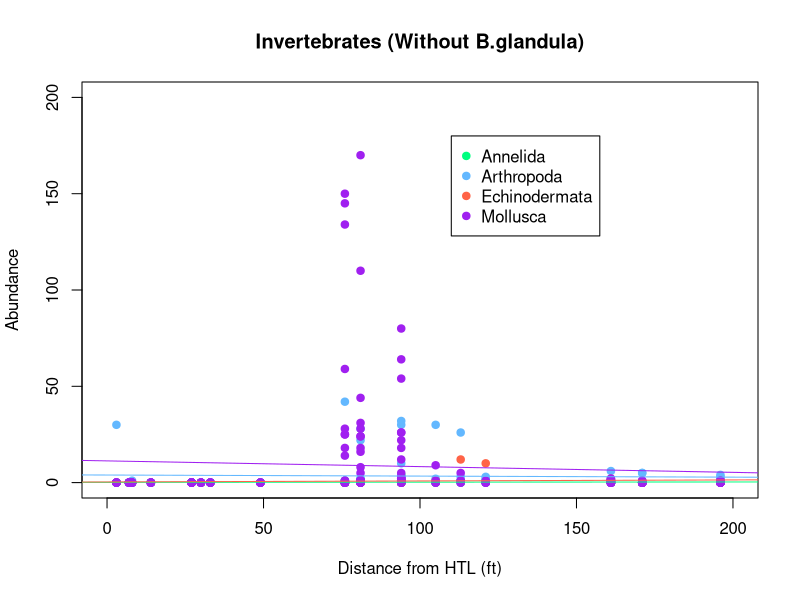
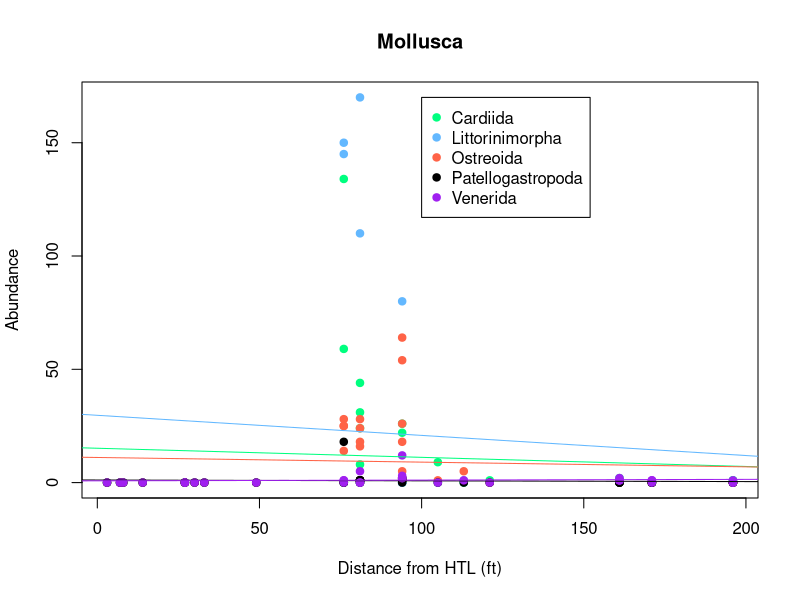
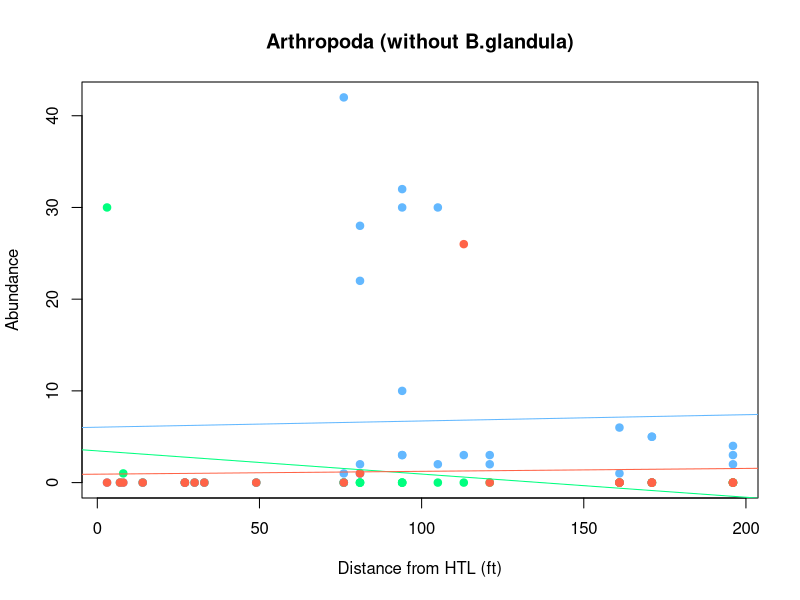

Write the R code that produced these figures, in order. (Note: this script raises an error after producing the figures.)
#Creating Linear Regression and scatter plots for our 

wd <- getwd()


#load data and replace dashes with "NA"
Invert <- read.csv("allquad2.csv", na.strings = c("NA", "-"))
View(Invert)

#---TOTAL (without B.glandula)-------------------------------------------------
Inv.Phy <- unique(Invert$Phylum)
col.inv <- c("springgreen", "steelblue1", "tomato", "purple")

xlim.inv <- c(0, 200)
ylim.inv <- c(0, 200)
plot(NA, xlim = xlim.inv, ylim = ylim.inv, xlab = "Distance from HTL (ft)", 
     ylab = "Abundance", main = "Invertebrates (Without B.glandula)")

for(i in 1:length(Inv.Phy)){
  d.inv <- Invert[Invert$Phylum == Inv.Phy[i] & 
                    Invert$Number.of.individuals < 177, ]
  points(d.inv$WE..ft.from.HTL., d.inv$Number.of.individuals, col=col.inv[i],
         pch = 19)
  
}
#Creating regression lines for each phylum

inv.interc.t <- inv.slope.t <- rep(NA,length(Inv.Phy))

pv.Inv <- rep(NA, length(Inv.Phy))

for(i in 1:length(Inv.Phy)){
  #i <- 4 #Conduct for loop for a specific point
  #
  d.inv2 <- Invert[Invert$Phylum == Inv.Phy[i] & 
                     Invert$Number.of.individuals < 177, ]
  m.inv <- lm(d.inv2$Number.of.individuals ~ d.inv2$WE..ft.from.HTL.)
  #set slope and intercept
  inv.slope.t[i] <- m.inv$coefficients[2]
  inv.interc.t[i] <- m.inv$coefficients[1]
  #Extract the p-value of the f statistic calculated by the regression.
  #accessible in the vector coef.Inv
  pv.Inv[i] <- pf(summary(m.inv)$fstatistic[1], summary(m.inv)$fstatistic[2],
                    summary(m.inv)$fstatistic[3], lower.tail = FALSE)
  #adds regression lines
  abline(a=inv.interc.t[i], b=inv.slope.t[i], col = col.inv[i])
  
}
#View P-values
pv.Inv
#Create P-value by Phylum table
Invert.by.Phylum.Table <- data.frame("Phylum" = Inv.Phy, "P.value" = pv.Inv)
#view Table
View(Invert.by.Phylum.Table)

#Add a legend (Be sure it doesn't cover up points)
legend(110, 180, Inv.Phy, pch = 19, col = col.inv)

#---MOLLUSCA-------------------------------------------------------------------


Mollusca <- Invert[Invert$Phylum == "Mollusca" &
                     Invert$Number.of.individuals < 180, ]
str(Mollusca)
#View(Mollusca)
Mol.Ord <- unique(Mollusca$Order)
col.mol <- c("springgreen", "steelblue1", "tomato", "black", "purple", 
             "navy", "dodgerblue")

#Create a plot for only the Phyllum Mollusca, colors are by order

xlim.mol <- range(Mollusca$WE..ft.from.HTL.)
ylim.mol <- range(Mollusca$Number.of.individuals)
plot(NA, xlim = xlim.mol, ylim = ylim.mol, xlab = "Distance from HTL (ft)", 
     ylab = "Abundance", main = "Mollusca")

for(i in 1:length(Mol.Ord)){
  #i <- 4
  d.mol <- Mollusca[Mollusca$Order == Mol.Ord[i], ]
  points(d.mol$WE..ft.from.HTL., d.mol$Number.of.individuals, col=col.mol[i],
         pch = 19)
  
}
#Creating regression lines for each order

mol.interc.t <- mol.slope.t <- rep(NA,length(Mol.Ord))

pv.mol <- rep(NA, length(Mol.Ord))

for(i in 1:length(Mol.Ord)){
  #i <- 3
  # select first Order
  d.mol2 <- Mollusca[Mollusca$Order == Mol.Ord[i],]
  m.mol <- lm(d.mol2$Number.of.individuals ~ d.mol2$WE..ft.from.HTL.)
  mol.slope.t[i] <- m.mol$coefficients[2]
  mol.interc.t[i] <- m.mol$coefficients[1]
  #Extract the p-value of the f statistic calculated by the regression.
  #accessible in the vector coef.Inv
  pv.mol[i] <- pf(summary(m.mol)$fstatistic[1], summary(m.mol)$fstatistic[2],
                  summary(m.mol)$fstatistic[3], lower.tail = FALSE)
  
  #adds lines
  abline(a=mol.interc.t[i], b=mol.slope.t[i], col = col.mol[i])
  
}

#View P-values
pv.mol
#Create P-value by Phylum table
Mol.by.order <- data.frame("Order" = Mol.Ord, "P.value" = pv.mol)
#view Table
View(Mol.by.order)


#Add a legend (Be sure it doesn't cover up points)
legend(100, 170, Mol.Ord, pch = 19, col = col.mol)

#---ARTHROPODA (withour B.glandula)--------------------------------------------
Arthropoda.wbg <- Invert[Invert$Phylum == "Arthropoda" & 
                           Invert$Number.of.individuals < 50, ]
str(Arthropoda.wbg)
#View(Arthropoda.wbg)
Ord.wbg <- unique(Arthropoda.wbg$Order)
col.arthro <- c("springgreen", "steelblue1", "tomato")

#Create a plot for only the Phyllum Arthropoda, colors are by order

# make empty plot
xlim.Arthro.wbg <- range(Arthropoda.wbg$WE..ft.from.HTL.)
ylim.Arthro.wbg <- range(Arthropoda.wbg$Number.of.individuals)
plot(NA, xlim = xlim.Arthro.wbg, ylim = ylim.Arthro.wbg, 
     xlab = "Distance from HTL (ft)", ylab = "Abundance",
     main = "Arthropoda (without B.glandula)")
for(i in 1:3){
  #i <- 1
  d.arthro.wbg <- Arthropoda.wbg[Arthropoda.wbg$Order == Ord.wbg[i], ]
  points(d.arthro.wbg$WE..ft.from.HTL., d.arthro.wbg$Number.of.individuals,
         col=col.arthro[i], pch = 19)
  
}

#Creating regression lines for each order

arthro.interc.wbg <- arthro.slope.wbg <- rep(NA,length(Ord.wbg))

pv.artho.wbg <- rep(NA, length(Ord.wbg))

for(i in 1:length(Ord.wbg)){
  #i <- 3
  # select first Order
  d.arthro.wbg2 <- Arthropoda.wbg[Arthropoda.wbg$Order == Ord.wbg[i],]
  m.arthro.wbg <- lm(d.arthro.wbg2$Number.of.individuals ~ 
                       d.arthro.wbg2$WE..ft.from.HTL.)
  arthro.slope.wbg[i] <- m.arthro.wbg$coefficients[2]
  arthro.interc.wbg[i] <- m.arthro.wbg$coefficients[1]
  #Extract the p-value of the f statistic calculated by the regression.
  #accessible in the vector coef.Inv
  pv.artho.wbg[i] <- pf(summary(m.arthro.wbg)$fstatistic[1], 
                        summary(m.arthro.wbg)$fstatistic[2], 
                        summary(m.arthro.wbg)$fstatistic[3], 
                        lower.tail = FALSE)
  #adds lines
  abline(a=arthro.interc.wbg[i], b=arthro.slope.wbg[i], col = col.arthro[i])
}

#View P-values
pv.artho.wbg
#Create P-value by Phylum table
Artho.wbg.by.order <- data.frame("Order" = Ord.wbg, "P.value" = pv.artho.wbg)
#view Table
View(Artho.wbg.by.order)

#Add a legend (Be sure it doesn't cover up points)
legend(120, 25, Ord, pch = 19, col = col.arthro)

#---ARTHROPODA (TOTAL)---------------------------------------------------------
Arthropoda <- Invert[Invert$Phylum == "Arthropoda", ]
str(Arthropoda)
#View(Arthropoda)
Ord <- unique(Arthropoda$Order)
col.arthro <- c("springgreen", "steelblue1", "tomato")

#Create a plot for only the Phyllum Arthropoda, colors are by order

# make empty plot
xlim.Arthro <- range(Arthropoda$WE..ft.from.HTL.)
ylim.Arthro <- range(Arthropoda$Number.of.individuals)
plot(NA, xlim = xlim.Arthro, ylim = ylim.Arthro, 
     xlab = "Distance from HTL (ft)", ylab = "Abundance", main = "Arthropoda")
for(i in 1:3){
  #i <- 1
  d.arthro <- Arthropoda[Arthropoda$Order == Ord[i], ]
  points(d.arthro$WE..ft.from.HTL., d.arthro$Number.of.individuals, 
         col=col.arthro[i], pch = 19)
  
}

#Creating regression lines for each order

arthro.interc.t <- arthro.slope.t <- rep(NA,length(Ord))

pv.artho <- rep(NA, length(Ord))

for(i in 1:length(Ord)){
  #i <- 3
  # select first Order
  d.arthro2 <- Arthropoda[Arthropoda$Order == Ord[i],]
  m.arthro <- lm(d.arthro2$Number.of.individuals ~ d.arthro2$WE..ft.from.HTL.)
  arthro.slope.t[i] <- m.arthro$coefficients[2]
  arthro.interc.t[i] <- m.arthro$coefficients[1]
  #Extract the p-value of the f statistic calculated by the regression.
  #accessible in the vector coef.Inv
  pv.artho[i] <- pf(summary(m.arthro)$fstatistic[1], 
                    summary(m.arthro)$fstatistic[2],
                    summary(m.arthro)$fstatistic[3], 
                    lower.tail = FALSE)
  #adds lines
  abline(a=arthro.interc.t[i], b=arthro.slope.t[i], col = col.arthro[i])
}

#View P-values
pv.artho
#Create P-value by Phylum table
Artho.by.order <- data.frame("Order" = Ord, "P.value" = pv.artho)
#view Table
View(Artho.by.order)

#Add a legend (Be sure it doesn't cover up points)
legend(120, 1500, Ord, pch = 19, col = col.arthro)



#---ANNELIDA-------------------------------------------------------------------
Annelida <- Invert[Invert$Phylum == "Annelida", ]
str(Annelida)
#View(Annelida)
An.Ord <- unique(Annelida$Order)
col.an <- c("springgreen", "steelblue1", "tomato", "yellow2", "purple", "navy",
            "dodgerblue")
#Create a plot for only the Phyllum Annelida, colors are by order
xlim.an <- range(Annelida$WE..ft.from.HTL.)
ylim.an <- range(Annelida$Number.of.individuals)
plot(NA, xlim = xlim.an, ylim = ylim.an, xlab = "Distance from HTL (ft)", 
     ylab = "Abundance", main = "Annelida")

for(i in 1:length(An.Ord)){
  d.an <- Annelida[Annelida$Order == An.Ord[i], ]
  points(d.an$WE..ft.from.HTL., d.an$Number.of.individuals, col=col.an[i], 
         pch = 19)
  
}


#Creating regression lines for each order

an.interc.t <- an.slope.t <- rep(NA,length(An.Ord))

pv.an <- rep(NA, length(An.Ord))

for(i in 1:length(An.Ord)){
  #i <- 2
  #select first Order
  d.an2 <- Annelida[Annelida$Order == An.Ord[i], ]
  m.an <- lm(d.an2$Number.of.individuals ~ d.an2$WE..ft.from.HTL.)
  an.slope.t[i] <- m.an$coefficients[2]
  an.interc.t[i] <- m.an$coefficients[1]
  
  #Extract the p-value of the f statistic calculated by the regression.
  #accessible in the vector coef.Inv
  pv.an[i] <- pf(summary(m.an)$fstatistic[1], 
                    summary(m.an)$fstatistic[2],
                    summary(m.an)$fstatistic[3], 
                    lower.tail = FALSE)
  #adds lines
  abline(a=an.interc.t[i], b=an.slope.t[i], col = col.an[i])
  
}

#View P-values
pv.an
#Create P-value by Phylum table
Annelida.by.order <- data.frame("Order" = An.Ord, "P.value" = pv.an)
#view Table
View(Annelida.by.order)

#Add a legend (Be sure it doesn't cover up points)
legend(140, 3.5, An.Ord, pch = 19, col = col.an)

#---ECHINODERMATA--------------------------------------------------------------
Echinodermata <- Invert[Invert$Phylum == "Echinodermata", ]
str(Echinodermata)
#View(Echinodermata)
Ech.Ord <- unique(Echinodermata$Order)
col.ech <- c("limegreen")

#Create a plot for only the Phyllum Echinodermata, colors are by order

# make empty plot
xlim.Ech <- range(Echinodermata$WE..ft.from.HTL.)
ylim.Ech <- range(Echinodermata$Number.of.individuals)
plot(NA, xlim = xlim.Ech, ylim = ylim.Ech, 
     xlab = "Distance from HTL (ft)", ylab = "Abundance", 
     main = "Echinodermata")
for(i in 1:length(Ech.Ord)){
  #i <- 1
  d.ech <- Echinodermata[Echinodermata$Order == Ech.Ord[i], ]
  points(d.ech$WE..ft.from.HTL., d.ech$Number.of.individuals, col=col.ech[i], 
         pch = 19)
  
}

#Creating regression lines for each order
ech.interc.t <- ech.slope.t <- rep(NA,length(Ech.Ord))

pv.ech <- rep(NA, length(Ech.Ord))

for(i in 1:length(An.Ord)){
  #i <- 2
  
  d.ech2 <- Echinodermata[Echinodermata$Order == Ech.Ord[i], ]
  m.ech <- lm(d.ech2$Number.of.individuals ~ d.ech2$WE..ft.from.HTL.)
  ech.slope.t[i] <- m.an$coefficients[2]
  ech.interc.t[i] <- m.an$coefficients[1]
  
  #Extract the p-value of the f statistic calculated by the regression.
  #accessible in the vector coef.Inv
  pv.ech[i] <- pf(summary(m.ech)$fstatistic[1], 
                 summary(m.ech)$fstatistic[2],
                 summary(m.ech)$fstatistic[3], 
                 lower.tail = FALSE)
  #adds lines
  abline(a=ech.interc.t[i], b=ech.slope.t[i], col = col.ech[i])
  
}

#View P-values
pv.ech
#Create P-value by Phylum table
Echinodermata.by.order <- data.frame("Order" = Ech.Ord, "P.value" = pv.ech)
#view Table
View(Echinodermata.by.order)

#Add a legend (Be sure it doesn't cover up points)
legend(110, 8, Ech.Ord, pch = 19, col = Ech.Ord)
